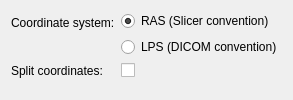
           <widget class="QWidget" name="coordinatesTab">
            <property name="toolTip">
             <string>Specify how to output point coordinates of the centerline.</string>
            </property>
            <attribute name="title">
             <string>Tab 2</string>
            </attribute>
            <layout class="QVBoxLayout" name="verticalLayout_4">
             <item>
              <layout class="QFormLayout" name="coordinatesFormLayout">
               <item row="0" column="0">
                <widget class="QLabel" name="segmentationLabel_2">
                 <property name="locale">
                  <locale language="English" country="UnitedStates"/>
                 </property>
                 <property name="text">
                  <string>Coordinate system:</string>
                 </property>
                </widget>
               </item>
               <item row="0" column="1">
                <layout class="QVBoxLayout" name="coordinatesVerticalLayout">
                 <item>
                  <widget class="QRadioButton" name="radioRAS">
                   <property name="toolTip">
                    <string>Right-Anterior-Superior coordinate system. Used in the Slicer scene.</string>
                   </property>
                   <property name="text">
                    <string>RAS (Slicer convention)</string>
                   </property>
                   <property name="checked">
                    <bool>true</bool>
                   </property>
                  </widget>
                 </item>
                 <item>
                  <widget class="QRadioButton" name="radioLPS">
                   <property name="toolTip">
                    <string>Left-Posterior-Superior coordinate system. Used commonly in files.</string>
                   </property>
                   <property name="text">
                    <string>LPS (DICOM convention)</string>
                   </property>
                   <property name="checked">
                    <bool>false</bool>
                   </property>
                  </widget>
                 </item>
                </layout>
               </item>
               <item row="1" column="0">
                <widget class="QLabel" name="segmentationLabel_3">
                 <property name="locale">
                  <locale language="English" country="UnitedStates"/>
                 </property>
                 <property name="text">
                  <string>Split coordinates:</string>
                 </property>
                </widget>
               </item>
               <item row="1" column="1">
                <widget class="QCheckBox" name="distinctColumnsCheckBox">
                 <property name="toolTip">
                  <string>Split coordinate system values into three separate table columns.</string>
                 </property>
                 <property name="text">
                  <string/>
                 </property>
                </widget>
               </item>
              </layout>
             </item>
            </layout>
           </widget>
